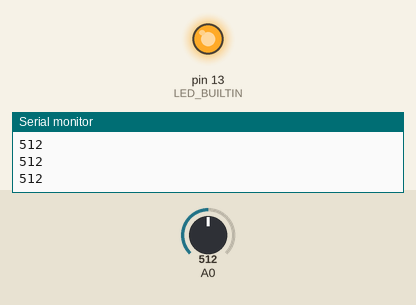
This sketch was run on a simulated Arduino Uno, built with avr-gcc and run on an emulated ATmega328P. Shown: output pins drawn as LEDs (lit = HIGH), the last lines printed to the serial monitor. The inputs (shaded band) are chosen by the test bench; at power-on: A0 = 512.

Above: at 1.2 s.
1.3 s: A0 set to 140
2.8 s: A0 set to 113
At 3.1 s:
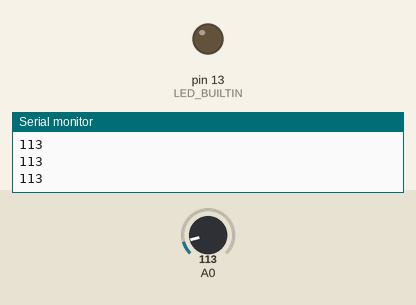
4.3 s: A0 set to 306
At 5.5 s:
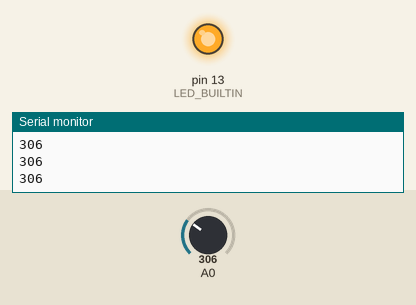
5.8 s: A0 set to 122
At 6.9 s:
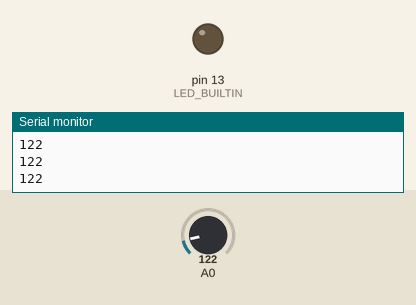
Timing chart, 0 to 8.3 s (numbered marks = the images above; inputs shaded):
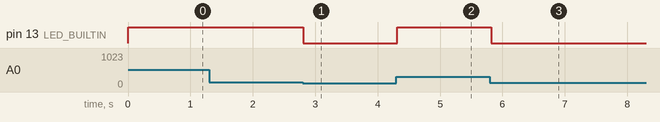

The sketch:

potenciometer.ino
```cpp
void setup()
{
Serial.begin(9600);
pinMode(A0, INPUT);
pinMode(LED_BUILTIN, OUTPUT);
}

void loop()
{
int potencia = analogRead(A0);
Serial.println(potencia);
///potencia = 1023 - potencia;
analogWrite(LED_BUILTIN, potencia);
delay(100);
}
```

Measured:
- the behaviour switches between 128 and 127 on A0 (found by bisection; images 0 and 1)
- after the input at 2.8 s, pin 13 (LED_BUILTIN): HIGH → LOW at once
- after the input at 4.3 s, pin 13 (LED_BUILTIN): LOW → HIGH at once
- after the input at 5.8 s, pin 13 (LED_BUILTIN): HIGH → LOW at once
